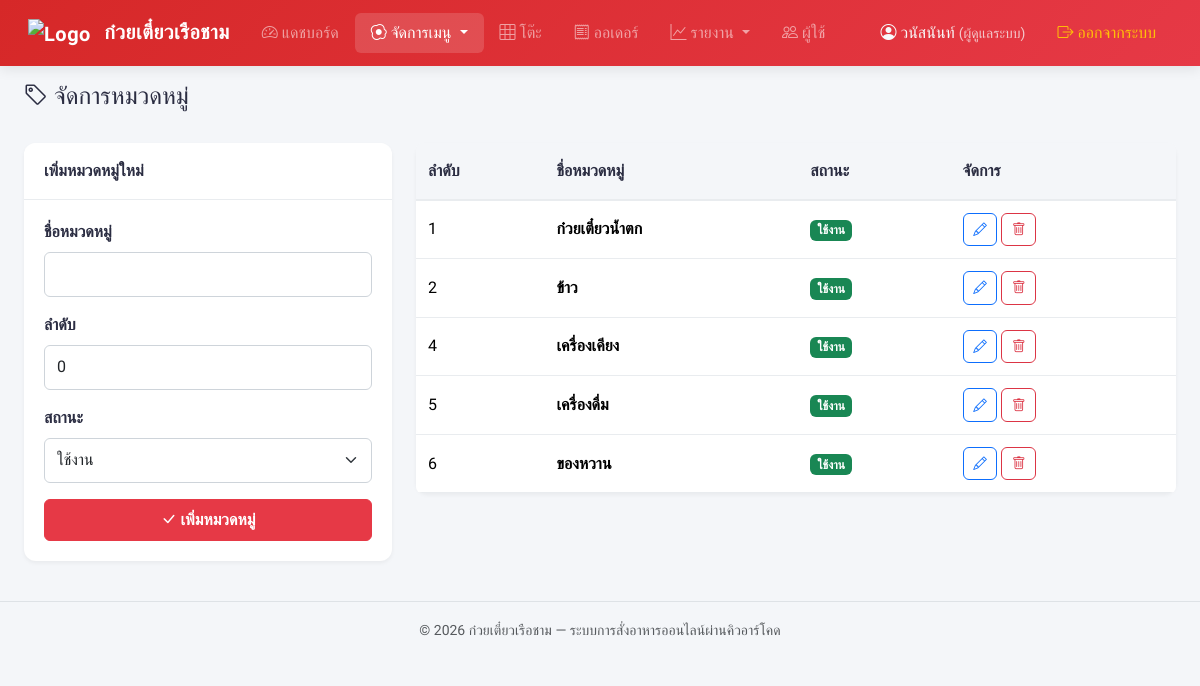
Screenshot of /admin/categories.php (signed in) with the database file from the repository.
### tables this page shows
CREATE TABLE `categories` (
  `id` int(11) NOT NULL,
  `name` varchar(100) NOT NULL,
  `sort_order` int(11) NOT NULL DEFAULT 0,
  `status` enum('active','inactive') NOT NULL DEFAULT 'active',
  `created_at` timestamp NOT NULL DEFAULT current_timestamp()
);

### admin/categories.php (the view, shortened to what this page needs)
<?php
require_once __DIR__ . '/../config/db.php';
require_once __DIR__ . '/../includes/functions.php';
$categories = $pdo->query("SELECT * FROM categories ORDER BY sort_order, id")->fetchAll();
$editCat = null;
require_once __DIR__ . '/../includes/header.php';
?>
<div class="d-flex justify-content-between align-items-center mb-4">
    <h4><i class="bi bi-tag"></i> จัดการหมวดหมู่</h4>
</div>
<div class="row">
    <div class="col-md-4">
        <div class="card mb-3">
            <div class="card-header bg-white">
                <?= $editCat ? 'แก้ไขหมวดหมู่' : 'เพิ่มหมวดหมู่ใหม่' ?>
            </div>
            <div class="card-body">
                <form method="POST" action="category_action.php">
                    <div class="mb-3">
                        <label class="form-label">ชื่อหมวดหมู่</label>
                        <input type="text" name="name" class="form-control" required
                               value="<?= e($editCat['name'] ?? '') ?>">
                    </div>
                    <div class="mb-3">
                        <label class="form-label">ลำดับ</label>
                        <input type="number" name="sort_order" class="form-control"
                               value="<?= e($editCat['sort_order'] ?? '0') ?>">
                    </div>
                    <div class="mb-3">
                        <label class="form-label">สถานะ</label>
                        <select name="status" class="form-select">
                            <option value="active" <?= ($editCat['status'] ?? '') === 'active' ? 'selected' : '' ?>>ใช้งาน</option>
                        </select>
                    </div>
                    <button type="submit" class="btn btn-danger w-100">
                        <i class="bi bi-check-lg"></i> <?= $editCat ? 'บันทึกการแก้ไข' : 'เพิ่มหมวดหมู่' ?>
                    </button>
                </form>
            </div>
        </div>
    </div>
    <div class="col-md-8">
        <div class="card">
            <div class="table-responsive">
                <table class="table table-hover mb-0">
                    <thead>
                        <tr>
                            <th>ลำดับ</th>
                            <th>ชื่อหมวดหมู่</th>
                            <th>สถานะ</th>
                            <th>จัดการ</th>
                        </tr>
                    </thead>
                    <tbody>
                        <?php foreach ($categories as $cat): ?>
                        <tr>
                            <td><?= e($cat['sort_order']) ?></td>
                            <td><strong><?= e($cat['name']) ?></strong></td>
                            <td><?= statusBadge($cat['status']) ?></td>
                            <td>
                                <a href="categories.php?edit=<?= $cat['id'] ?>" class="btn btn-sm btn-outline-primary btn-action">
                                    <i class="bi bi-pencil"></i>
                                </a>
                                <form method="POST" action="category_action.php" class="d-inline">
                                    <button class="btn btn-sm btn-outline-danger btn-action btn-delete">
                                        <i class="bi bi-trash"></i>
                                    </button>
                                </form>
                            </td>
                        </tr>
                        <?php endforeach; ?>
                    </tbody>
                </table>
            </div>
        </div>
    </div>
</div>
<?php require_once __DIR__ . '/../includes/footer.php'; ?>

### includes/functions.php (shortened to what this page needs)
<?php
function e($string) {
    return htmlspecialchars($string ?? '', ENT_QUOTES, 'UTF-8');
}
function statusBadge($status) {
    $map = [
        'pending'   => 'warning',
        'cooking'   => 'info',
        'ready'     => 'success',
        'served'    => 'primary',
        'completed' => 'secondary',
        'cancelled' => 'danger',
        'available' => 'success',
        'sold_out'  => 'danger',
        'occupied'  => 'warning',
        'active'    => 'success',
        'inactive'  => 'secondary',
    ];
    $color = $map[$status] ?? 'secondary';
    $labels = array_merge(ORDER_STATUSES, [
        'available' => 'พร้อมขาย',
        'sold_out'  => 'ของหมด',
        'occupied'  => 'มีลูกค้า',
        'active'    => 'ใช้งาน',
        'inactive'  => 'ปิดใช้งาน',
    ]);
    $label = $labels[$status] ?? $status;
    return "<span class='badge bg-{$color}'>{$label}</span>";
}

### assets/css/style.css (style rules this page uses)
:root { --primary-color: #e63946; --primary-dark: #d62828; --primary-light: #f8edeb; --secondary-color: #457b9d; --accent-color: #f4a261; --bg-color: #f4f6f9; --card-bg: #ffffff; --text-main: #2b2d42; --text-muted: #6c757d; --border-color: #e9ecef; --shadow-sm: 0 2px 4px rgba(0, 0, 0, 0.05); --shadow-md: 0 4px 12px rgba(0, 0, 0, 0.08); --shadow-lg: 0 8px 24px rgba(0, 0, 0, 0.12); --radius-sm: 6px; --radius-md: 12px; --radius-lg: 20px; }
* { font-family: 'Sarabun', sans-serif; }
body { background-color: var(--bg-color); color: var(--text-main); min-height: 100vh; }
.card { border: none; border-radius: var(--radius-md); box-shadow: var(--shadow-sm); transition: box-shadow 0.3s ease; margin-bottom: 1.5rem; }
.card-header { font-weight: 700; background-color: var(--card-bg); border-bottom: 1px solid var(--border-color); border-top-left-radius: var(--radius-md) !important; border-top-right-radius: var(--radius-md) !important; padding: 1rem 1.25rem; color: var(--text-main); }
.card-body { padding: 1.25rem; }
.table-responsive { border-radius: var(--radius-sm); overflow: hidden; }
.table { margin-bottom: 0; }
.table th { white-space: nowrap; font-weight: 700; background: var(--bg-color); color: var(--text-main); border-bottom: 2px solid var(--border-color); padding: 1rem 0.75rem; }
.table td { vertical-align: middle; padding: 0.75rem; border-bottom: 1px solid var(--border-color); }
.table tbody tr { transition: background-color 0.2s; }
.badge { font-weight: 600; padding: 0.4em 0.6em; border-radius: var(--radius-sm); }
.btn { font-weight: 600; border-radius: var(--radius-sm); padding: 0.5rem 1rem; transition: all 0.2s; }
.btn-danger { background-color: var(--primary-color); border-color: var(--primary-color); }
.btn-action { padding: .35rem .6rem; font-size: .85rem; border-radius: var(--radius-sm); }
.form-label { font-weight: 600; color: var(--text-main); margin-bottom: 0.5rem; }
.form-control, .form-select { border-radius: var(--radius-sm); border: 1px solid #ced4da; padding: 0.6rem 0.75rem; transition: border-color 0.15s ease-in-out, box-shadow 0.15s ease-in-out; }

### rows the page displays
categories: sort_order "1", name "ก๋วยเตี๋ยวน้ำตก", status "ใช้งาน"
categories: sort_order "2", name "ข้าว", status "ใช้งาน"
categories: sort_order "4", name "เครื่องเคียง", status "ใช้งาน"
categories: sort_order "5", name "เครื่องดื่ม", status "ใช้งาน"
categories: sort_order "6", name "ของหวาน", status "ใช้งาน"

### other values shown
SITE_NAME "ก๋วยเตี๋ยวเรือชาม"
$user['fullname'] "วนัสนันท์"
ROLE_NAMES[$user['role']] "ผู้ดูแลระบบ"
